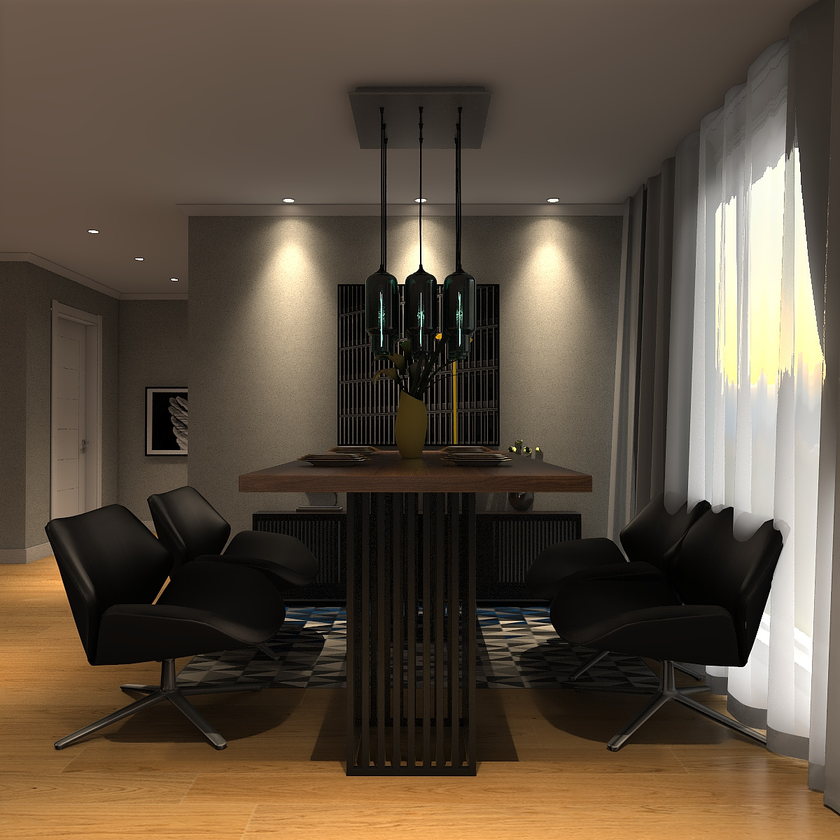
#> input picture assets/examples/scene_0000000_input.png, 840 x 840 px, shrunk from 1200 x 1200 before the run; its folder holds only this picture in this run
$ python -i preparation.py   (imports and definitions only)
#> lines starting #> are read from the running program, lines starting #| are printed output that depends on the picture; after the words box and inside, x2 and y2 are one past the last pixel; in counts of white or black regions, pixels touching at a corner belong together
"""Normalize a scene image and instance mask for the public inference pipeline."""

from __future__ import annotations

import json
from pathlib import Path
from typing import Any

import numpy as np
from PIL import Image


# [17 lines left out: function palette, not called in this run]


def connected_components(binary: np.ndarray, min_area: int, connectivity: int = 8) -> list[dict[str, Any]]:
    if binary.ndim != 2:
        raise ValueError(f"binary mask must have 2 dimensions, got {binary.shape}")
    try:
        import cv2

        count, labels, stats, _ = cv2.connectedComponentsWithStats(
            binary.astype(np.uint8), connectivity=connectivity
        )
        components = []
        for label in range(1, count):
            x, y, width, height, area = (int(value) for value in stats[label])
            if area >= min_area:
                components.append(
                    {"mask": labels == label, "bbox": [x, y, width, height], "area": area}
                )
        return components
    except ImportError:
        from scipy import ndimage

        structure = np.ones((3, 3), dtype=np.uint8) if connectivity == 8 else None
        labels, count = ndimage.label(binary, structure=structure)
        components = []
        for label in range(1, int(count) + 1):
            ys, xs = np.where(labels == label)
            if xs.size < min_area:
                continue
            x0, x1 = int(xs.min()), int(xs.max()) + 1
            y0, y1 = int(ys.min()), int(ys.max()) + 1
            components.append(
                {
                    "mask": labels == label,
                    "bbox": [x0, y0, x1 - x0, y1 - y0],
                    "area": int(xs.size),
                }
            )
        return components


def load_components(
    mask_path: Path,
    *,
    mode: str = "auto",
    threshold: int = 10,
    min_area: int = 100,
    connectivity: int = 8,
    max_instance_colors: int = 256,
) -> tuple[tuple[int, int], list[dict[str, Any]]]:
#> called with mode = 'auto', threshold = 10, min_area = 100, connectivity = 8, max_instance_colors = 256
    if mode not in {"auto", "color", "connected"}:
        raise ValueError(f"unsupported mask mode: {mode}")
    with Image.open(mask_path) as source:
#> source is the input picture: PIL image 840x840 RGB; mean R, G, B 92.3, 79, 63.8
        rgb = np.asarray(source.convert("RGB"), dtype=np.uint8)
        alpha = np.asarray(source.getchannel("A"), dtype=np.uint8) if "A" in source.getbands() else None

    foreground = alpha > threshold if alpha is not None and int(alpha.max()) > 0 else rgb.max(axis=-1) > threshold
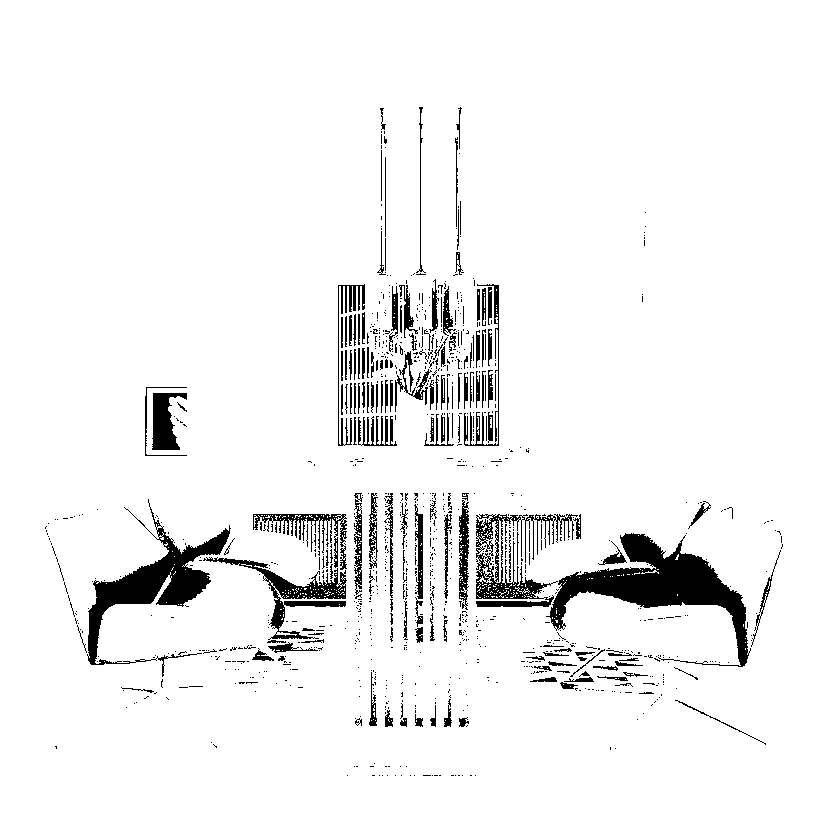
#> foreground: shape (840, 840) bool; 94.4% white; 1054 black regions (884 under 20 px), largest, box (x1, y1, x2, y2) and area: (546, 533, 751, 667) 8123, (87, 499, 231, 677) 5546, (476, 514, 578, 607) 3083
    pixels = rgb[foreground]
    colored = bool(pixels.size) and not bool(np.all(pixels[:, 0] == pixels[:, 1]) and np.all(pixels[:, 1] == pixels[:, 2]))
#> colored = True
    colors = np.unique(pixels, axis=0) if colored else np.empty((0, 3), dtype=np.uint8)
    use_colors = mode == "color" or (mode == "auto" and colored and len(colors) <= max_instance_colors)
#> use_colors = False

    components: list[dict[str, Any]] = []
    if use_colors:
        if len(colors) > max_instance_colors:
            raise ValueError(
                f"mask has {len(colors)} foreground colors; expected at most {max_instance_colors}. "
                "Use --mask-mode connected for an antialiased or photographic mask."
            )
        for color in colors:
            color_mask = foreground & np.all(rgb == color, axis=-1)
            for component in connected_components(color_mask, min_area, connectivity):
                component["source_color"] = [int(value) for value in color]
                components.append(component)
    else:
        components = connected_components(foreground, min_area, connectivity)
#> in connected_components, `count, labels, stats, _ = cv2.connectedComponentsWithStats( binary.ast..`:
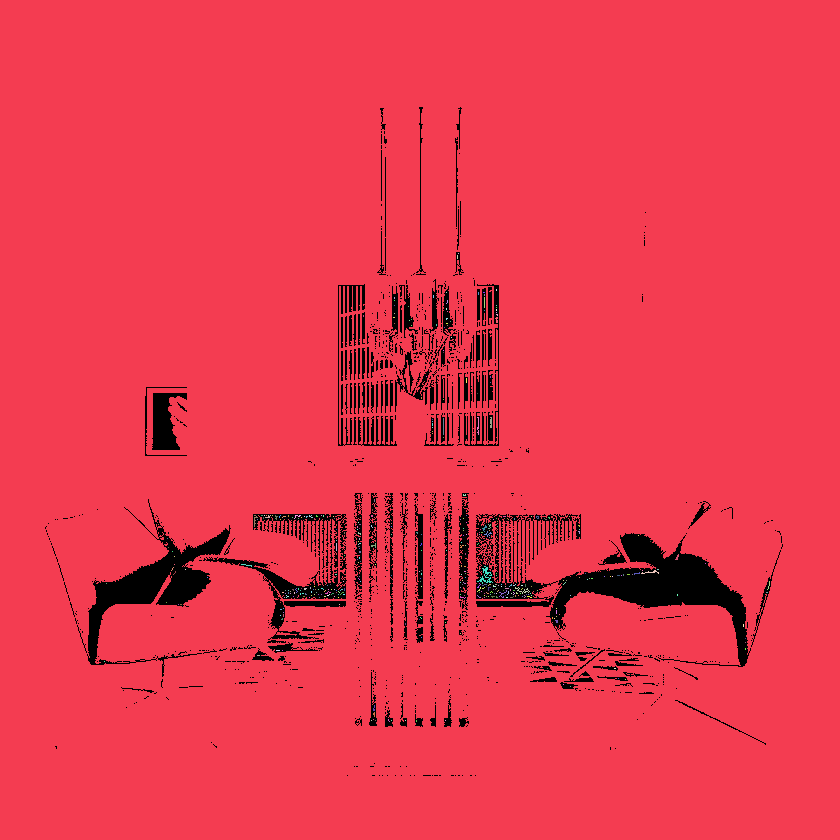
#> labels: shape (840, 840) int32; 401 distinct labels, from 0 to 400; one colour per label, 0 black
#> in connected_components, `count, labels, stats, _ = cv2.connectedComponentsWithStats( binary.ast..`: count = 401; stats = 401 rows, first 6: [45, 107, 738, 669, 39728], [0, 0, 840, 840, 664807], [458, 253, 1, 1, 1], [457, 255, 1, 4, 4], [496, 289, 1, 2, 2], [446, 292, 1, 1, 1]
#> the loop in connected_components, `for label in range(1, count):` made 400 passes
#> (x, y, width, height, area) on passes 1, 49, 50: (0, 0, 840, 840, 664807), (477, 417, 2, 18, 22), (490, 417, 2, 11, 20)
#> after the loop in connected_components, `for label in range(1, count):`: components = 1 item
#> components = 1 item

    components.sort(key=lambda item: (item["bbox"][1], item["bbox"][0], -item["area"]))
    return (rgb.shape[1], rgb.shape[0]), components


# [161 lines left out: functions _metadata_by_color, _metadata_by_id, load_individual_components, prepare_inputs, not called in this run]

>>> result = load_components('../../assets/examples/scene_0000000_input.png')

$ run again, on assets/examples/scene_0000035_input.png
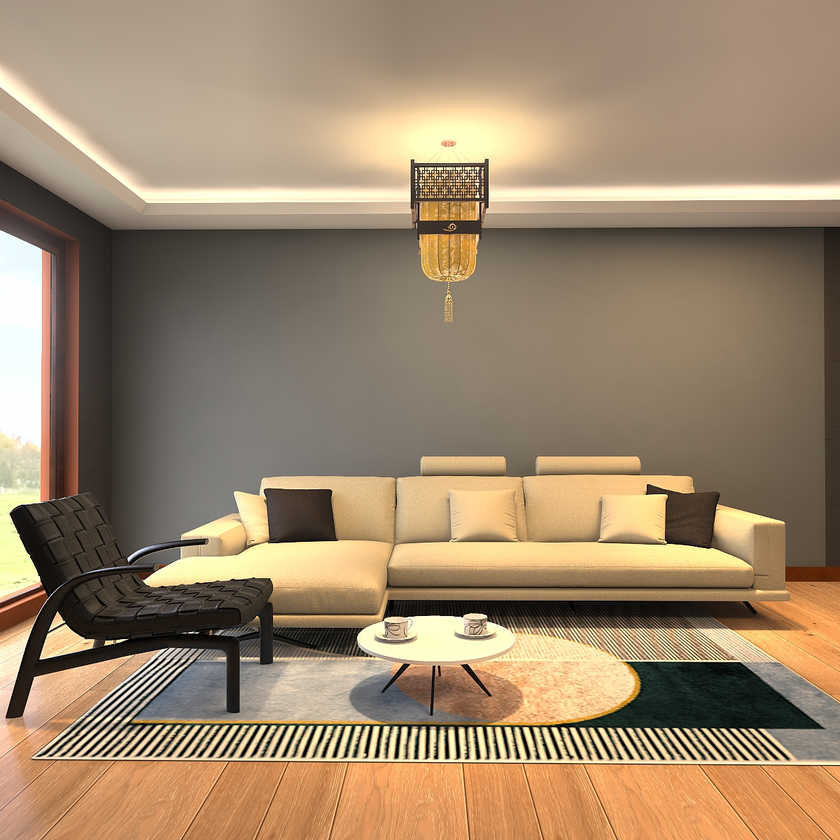
#> input picture assets/examples/scene_0000035_input.png, 840 x 840 px, shrunk from 1200 x 1200 before the run
#> in load_components, source is the input picture: PIL image 840x840 RGB; mean R, G, B 157, 134.7, 108.2
#> in load_components, `foreground = alpha > threshold if alpha is not None and int(alpha.max(..`:
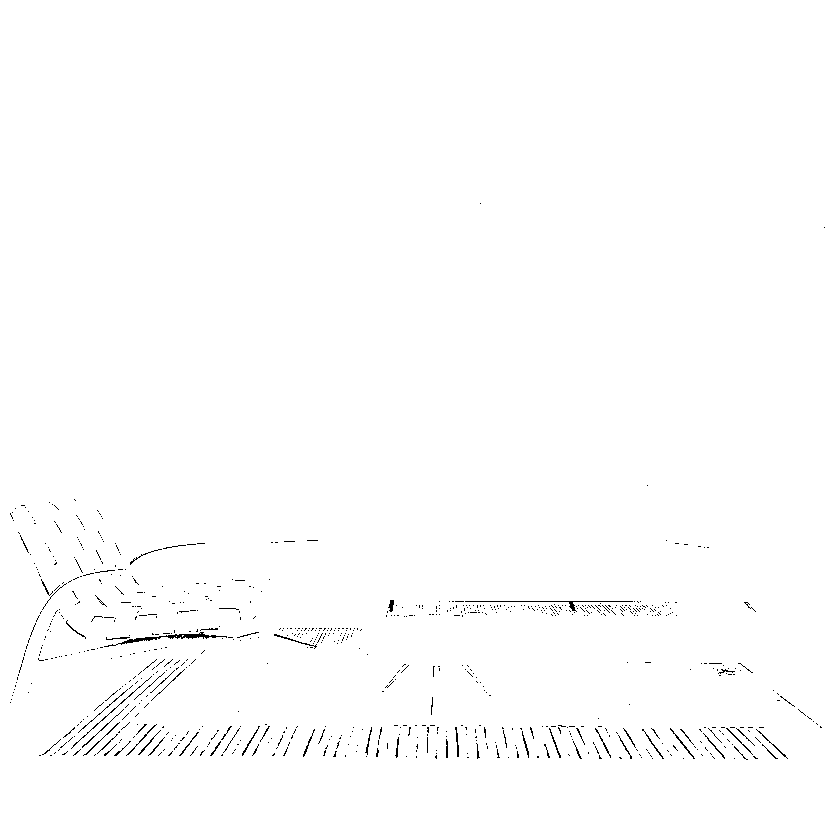
#> foreground: shape (840, 840) bool; 99.3% white; black in thin lines or dots, all inside (x1, y1, x2, y2) = (10, 203, 825, 760)
#> colored = True
#> use_colors = False
#> in connected_components, `count, labels, stats, _ = cv2.connectedComponentsWithStats( binary.ast..`:
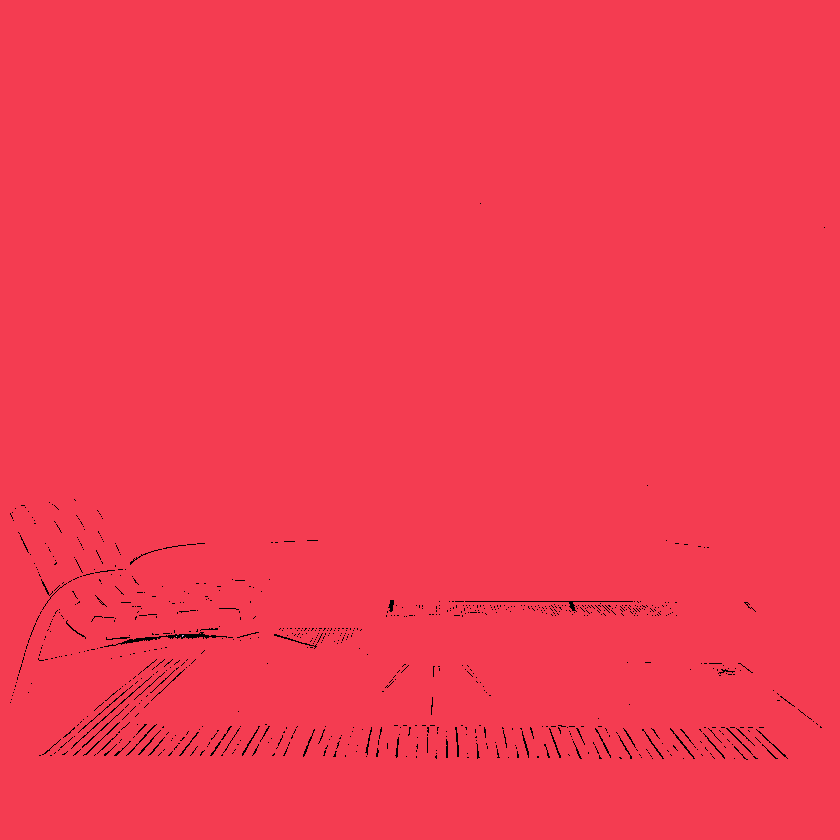
#> labels: shape (840, 840) int32; 4 distinct labels, from 0 to 3; one colour per label, 0 black
#> count = 4; stats = [[10, 203, 815, 557, 4946], [0, 0, 840, 840, 700650], [182, 635, 2, 2, 3], [176, 636, 1, 1, 1]]
#> the loop in connected_components, `for label in range(1, count):` made 3 passes
#> after the loop in connected_components, `for label in range(1, count):`: components = 1 item
